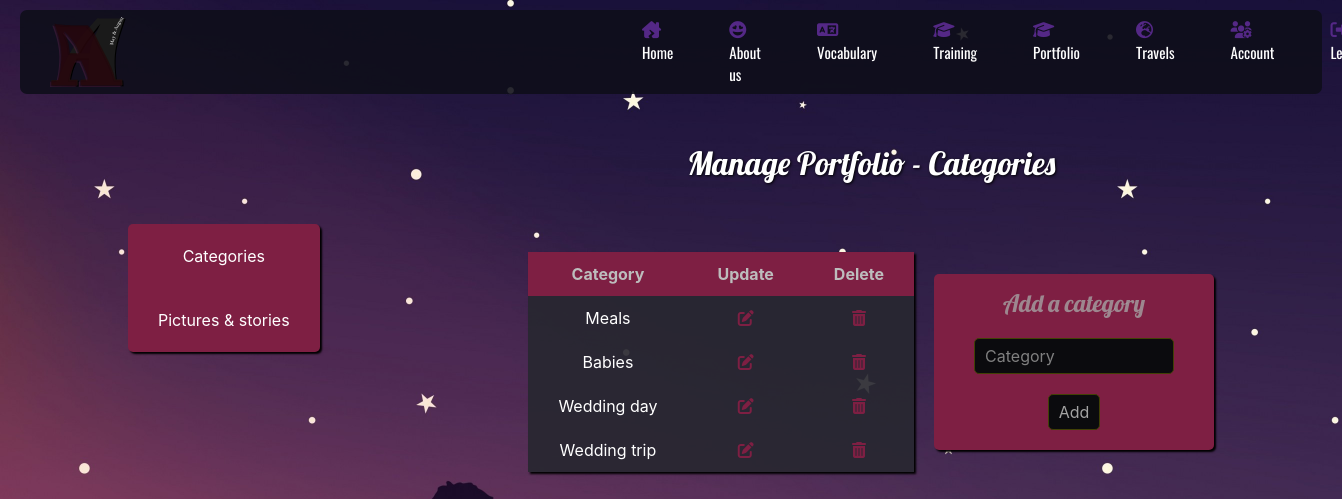
The page /admin/managePortfolio.php?managePortfolio=category (signed in) on the database its author committed.
### tables this page shows
CREATE TABLE IF NOT EXISTS `categories_portfolio` (
  `id` int NOT NULL AUTO_INCREMENT,
  `category` varchar(255) DEFAULT NULL,
  PRIMARY KEY (`id`)
);

### admin/assets/functions/queries-admin.php (called while the page is built, shortened)
<?php
$categories_portfolio = $bdd->query('SELECT * FROM categories_portfolio');

### admin/assets/functions/functions-admin.php (called while the page is built, shortened)
<?php
require('env.php');
try {
    $bdd = new PDO('mysql:host=localhost;dbname=tagalog;charset=utf8', $user, $mdp);
}
catch (Exception $e) {
    die('Errer : ' . $e->getMessage());
}
require('queries-admin.php');

### admin/assets/managePortfolio/category-portfolio.php (the view)
<div class="main-title-admin">
    <h2>Manage Portfolio - Categories</h2>
</div>
<section>
    <article class="table-mPortfolio">
        <table >
            <thead>
                <tr>
                    <th>Category</th>
                    <th>Update</th>
                    <th>Delete</th>
                </tr>
            </thead>
            <tbody>
                <?php while ($data = $categories_portfolio->fetch()) { ?>
                    <tr>
                        <td><?php echo $data['category']; ?></td>
                        <td><a href="update-forms-admin.php?update=portfolio&display=category&id=<?php echo $data['id']; ?>"><i class="fas fa-edit"></i></a></td>
                        <td><a href="assets/managePortfolio/controller/delete.php?managePortfolio=category&id=<?php echo $data['id']; ?>"><i class="fas fa-trash-alt"></i></a></td>
                    </tr>
                <?php } ?>
            </tbody>
        </table>
    </article>
    <article class="form-mPortfolio">
        <h4>Add a category</h4>
        <form action="assets/managePortfolio/controller/add.php?managePortfolio=category" method="POST">
            <div>
                <input type="text" name="category-list" placeholder="Category">
            </div>
            <div>
                <input type="submit" value="Add">
            </div>
        </form>
    </article>
</section>

### scss/style.css (style rules this page uses)
body { display:-webkit-box;display:-ms-flexbox;display:flex;-webkit-box-orient:vertical;-webkit-box-direction:normal;-ms-flex-direction:column;flex-direction:column;-webkit-box-pack:justify;-ms-flex-pack:justify;justify-content:space-between }
.admin-body { background-image:url("../assets/pictures/admin/background-admin.jpg");background-size:auto 1080px }
h2 { text-align:center;color:white;font-family:'Lobster-regular';margin:40px 0 70px 0;text-shadow:1px 1px 3px #000000 }
h4 { font-family:'Lobster-Regular';color:#a7a7a7c4;margin:5px 0 20px 0 }

### rows shown on the page
categories_portfolio: category "Meals"
categories_portfolio: category "Babies"
categories_portfolio: category "Wedding day"
categories_portfolio: category "Wedding trip"
